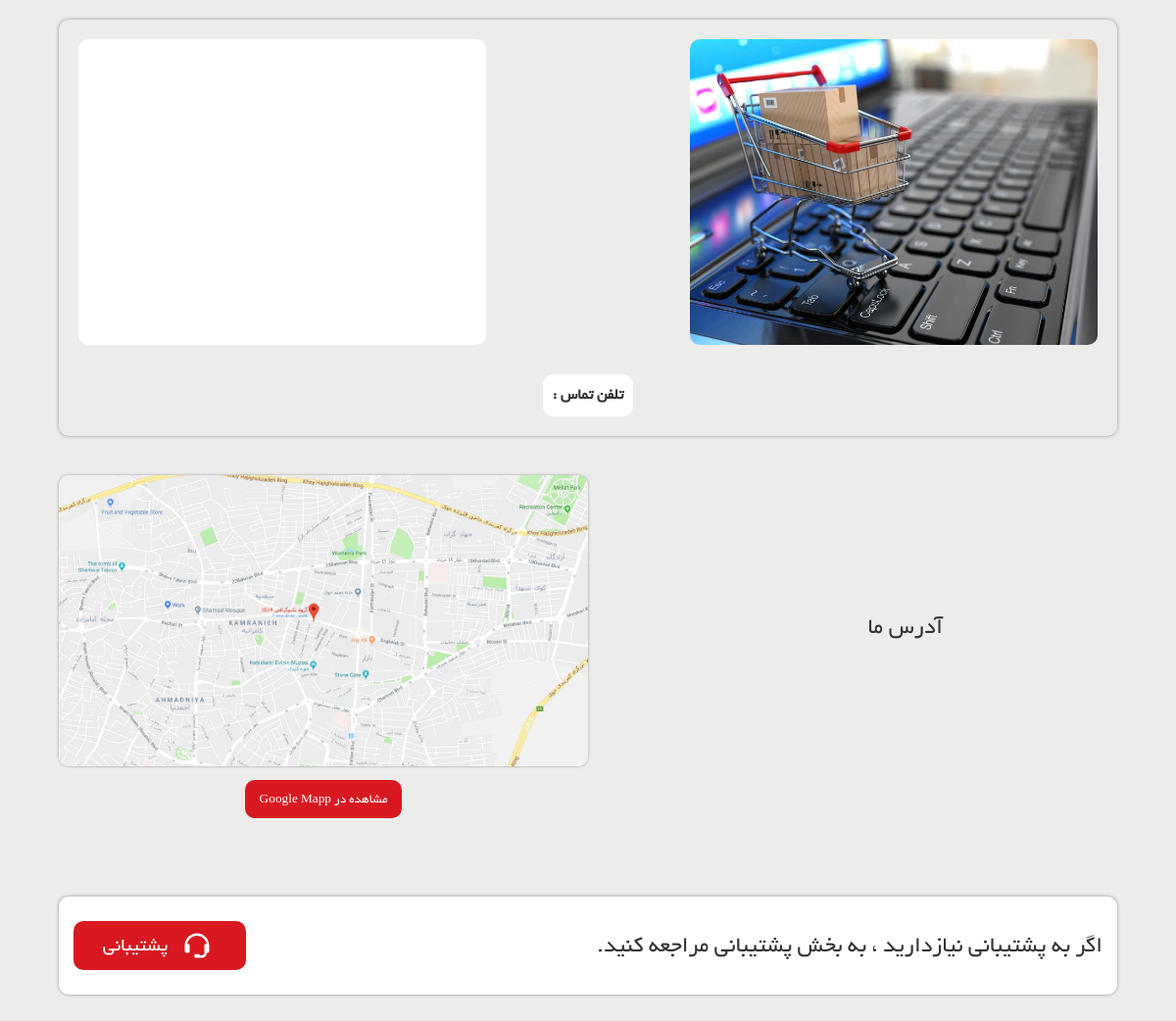
The page /about-us/ on the database as committed earlier.
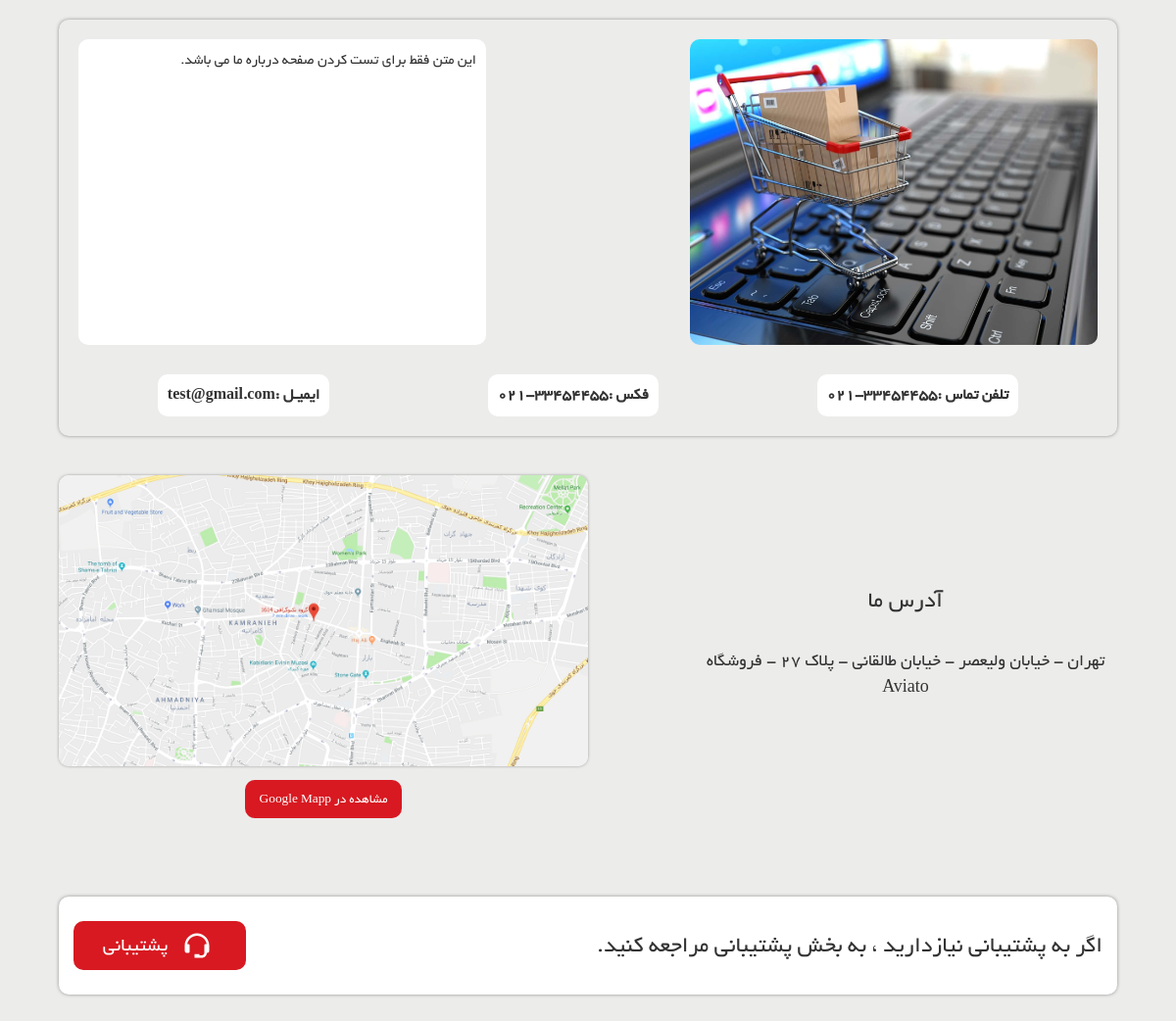
The same page on the database as committed later.
### site_module/models.py (models this page shows, shortened)
class SiteSetting(models.Model):
    site_name = models.CharField(max_length=200, verbose_name='نام سایت')
    site_url = models.CharField(max_length=200, verbose_name='دامنه سایت')
    address = models.CharField(max_length=200, verbose_name='آدرس')
    phone = models.CharField(max_length=200, null=True, blank=True, verbose_name='تلفن')
    fax = models.CharField(max_length=200, null=True, blank=True, verbose_name='فکس')
    email = models.CharField(max_length=200, null=True, blank=True, verbose_name='ایمیل')
    copy_right = models.TextField(verbose_name='متن کپی رایت سایت')
    about_us_text = models.TextField(verbose_name='متن درباره ما سایت')
    site_logo = models.ImageField(upload_to='images/site-setting/', verbose_name='لوگو سایت')
    is_main_setting = models.BooleanField(verbose_name='تنظیمات اصلی')
    class Meta:
        verbose_name = 'تنظیمات سایت'
        verbose_name_plural = 'تنظیمات'

### home_module/views.py (the view)
# urls.py: path('about-us/', views.AboutView.as_view(), name='about_page'),
class AboutView(TemplateView):
    template_name = 'home_module/about_page.html'
    def get_context_data(self, **kwargs):
        context = super(AboutView, self).get_context_data(**kwargs)
        site_setting: SiteSetting = SiteSetting.objects.filter(is_main_setting=True).first()
        context['site_setting'] = site_setting
        return context

### home_module/templates/home_module/about_page.html (shortened to what this page needs)
{% extends 'shared/_layout.html' %}
{% load static %}
{% block content %}
    <div id="contact-page" class="about-page-con">
        <div class="bg">
            <div class="about">
                <img src="../../../static/images/home/about.jpg" alt="">
                <p>{{ site_setting.about_us_text }}</p>
                <address>
                    <ul>
                        <li>تلفن تماس : <span>{{ site_setting.phone }}</span></li>
                        {% if site_setting.fax %}
                            <li>فکس : <span>{{ site_setting.fax }}</span></li>
                        {% endif %}
                        {% if site_setting.email %}
                            <li>ایمیـل : <span>{{ site_setting.email }}</span></li>
                        {% endif %}
                    </ul>
                </address>
            </div>
            <div class="about-address">
                <div class="address">
                    <h3>آدرس ما</h3>
                    <p>{{ site_setting.address }}</p>
                </div>
                <div class="google-map">
                    <img src="../../../static/images/home/Map.jpg" alt="">
                    <a href="">مشاهده در Google Mapp</a>
                </div>
            </div>
            <div class="support">
                <h3>اگر به پشتیبانی نیازدارید ، به بخش پشتیبانی مراجعه کنید.</h3>
                <button>
                    <a href="{% url 'contact_us_page' %}">
                        <div>
                        </div>
                        <h4>پشتیبانی</h4>
                    </a>
                </button>
            </div>
        </div>
    </div>
{% endblock %}

Rows that differ between the two databases and show on the page:
added SiteSetting: about_us_text "این متن فقط برای تست کردن صفحه درباره ما می باشد.", phone "021-33454455", fax "021-33454455", email "test@gmail.com", address "تهران - خیابان ولیعصر - خیابان طالقانی - پلاک 27 - فروشگاه Aviato"
Other text that changed with them:
text now shown: "فکس : ایمیـل :"
